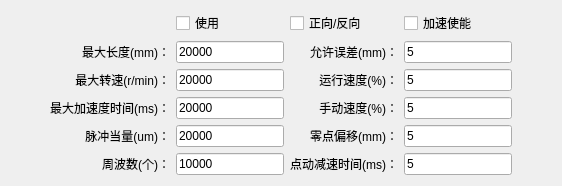
         <widget class="QWidget" name="tab">
          <attribute name="title">
           <string>X1轴</string>
          </attribute>
          <layout class="QGridLayout" name="gridLayout_7" rowstretch="0,1,1,1,1,1">
           <property name="leftMargin">
            <number>50</number>
           </property>
           <property name="rightMargin">
            <number>50</number>
           </property>
           <item row="1" column="0">
            <widget class="QLabel" name="label_12">
             <property name="text">
              <string>最大长度(mm)：</string>
             </property>
             <property name="alignment">
              <set>Qt::AlignRight|Qt::AlignTrailing|Qt::AlignVCenter</set>
             </property>
            </widget>
           </item>
           <item row="1" column="1">
            <widget class="TLineEdit" name="leAbsLX">
             <property name="sizePolicy">
              <sizepolicy hsizetype="Expanding" vsizetype="Fixed">
               <horstretch>0</horstretch>
               <verstretch>0</verstretch>
              </sizepolicy>
             </property>
             <property name="text">
              <string>20000</string>
             </property>
            </widget>
           </item>
           <item row="1" column="2">
            <widget class="QLabel" name="label_67">
             <property name="text">
              <string>允许误差(mm)：</string>
             </property>
             <property name="alignment">
              <set>Qt::AlignRight|Qt::AlignTrailing|Qt::AlignVCenter</set>
             </property>
            </widget>
           </item>
           <item row="1" column="3">
            <widget class="TLineEdit" name="leErrAX">
             <property name="sizePolicy">
              <sizepolicy hsizetype="Expanding" vsizetype="Fixed">
               <horstretch>0</horstretch>
               <verstretch>0</verstretch>
              </sizepolicy>
             </property>
             <property name="text">
              <string>5</string>
             </property>
            </widget>
           </item>
           <item row="2" column="0">
            <widget class="QLabel" name="label_14">
             <property name="text">
              <string>最大转速(r/min)：</string>
             </property>
             <property name="alignment">
              <set>Qt::AlignRight|Qt::AlignTrailing|Qt::AlignVCenter</set>
             </property>
            </widget>
           </item>
           <item row="2" column="1">
            <widget class="TLineEdit" name="leMaxSX">
             <property name="sizePolicy">
              <sizepolicy hsizetype="Expanding" vsizetype="Fixed">
               <horstretch>0</horstretch>
               <verstretch>0</verstretch>
              </sizepolicy>
             </property>
             <property name="text">
              <string>20000</string>
             </property>
            </widget>
           </item>
           <item row="2" column="2">
            <widget class="QLabel" name="label_66">
             <property name="text">
              <string>运行速度(%)：</string>
             </property>
             <property name="alignment">
              <set>Qt::AlignRight|Qt::AlignTrailing|Qt::AlignVCenter</set>
             </property>
            </widget>
           </item>
           <item row="2" column="3">
            <widget class="TLineEdit" name="leRSpdX">
             <property name="sizePolicy">
              <sizepolicy hsizetype="Expanding" vsizetype="Fixed">
               <horstretch>0</horstretch>
               <verstretch>0</verstretch>
              </sizepolicy>
             </property>
             <property name="text">
              <string>5</string>
             </property>
            </widget>
           </item>
           <item row="3" column="0">
            <widget class="QLabel" name="label_15">
             <property name="text">
              <string>最大加速度时间(ms)：</string>
             </property>
             <property name="alignment">
              <set>Qt::AlignRight|Qt::AlignTrailing|Qt::AlignVCenter</set>
             </property>
            </widget>
           </item>
           <item row="3" column="1">
            <widget class="TLineEdit" name="leMaxAX">
             <property name="sizePolicy">
              <sizepolicy hsizetype="Expanding" vsizetype="Fixed">
               <horstretch>0</horstretch>
               <verstretch>0</verstretch>
              </sizepolicy>
             </property>
             <property name="text">
              <string>20000</string>
             </property>
            </widget>
           </item>
           <item row="3" column="2">
            <widget class="QLabel" name="label_75">
             <property name="text">
              <string>手动速度(%)：</string>
             </property>
             <property name="alignment">
              <set>Qt::AlignRight|Qt::AlignTrailing|Qt::AlignVCenter</set>
             </property>
            </widget>
           </item>
           <item row="3" column="3">
            <widget class="TLineEdit" name="leMSpdX">
             <property name="sizePolicy">
              <sizepolicy hsizetype="Expanding" vsizetype="Fixed">
               <horstretch>0</horstretch>
               <verstretch>0</verstretch>
              </sizepolicy>
             </property>
             <property name="text">
              <string>5</string>
             </property>
            </widget>
           </item>
           <item row="4" column="0">
            <widget class="QLabel" name="label_16">
             <property name="text">
              <string>脉冲当量(um)：</string>
             </property>
             <property name="alignment">
              <set>Qt::AlignRight|Qt::AlignTrailing|Qt::AlignVCenter</set>
             </property>
            </widget>
           </item>
           <item row="4" column="1">
            <widget class="TLineEdit" name="lePlsX">
             <property name="sizePolicy">
              <sizepolicy hsizetype="Expanding" vsizetype="Fixed">
               <horstretch>0</horstretch>
               <verstretch>0</verstretch>
              </sizepolicy>
             </property>
             <property name="text">
              <string>20000</string>
             </property>
            </widget>
           </item>
           <item row="4" column="2">
            <widget class="QLabel" name="label_73">
             <property name="text">
              <string>零点偏移(mm)：</string>
             </property>
             <property name="alignment">
              <set>Qt::AlignRight|Qt::AlignTrailing|Qt::AlignVCenter</set>
             </property>
            </widget>
           </item>
           <item row="4" column="3">
            <widget class="TLineEdit" name="leZroOftX">
             <property name="sizePolicy">
              <sizepolicy hsizetype="Expanding" vsizetype="Fixed">
               <horstretch>0</horstretch>
               <verstretch>0</verstretch>
              </sizepolicy>
             </property>
             <property name="text">
              <string>5</string>
             </property>
            </widget>
           </item>
           <item row="5" column="0">
            <widget class="QLabel" name="label_21">
             <property name="text">
              <string>周波数(个)：</string>
             </property>
             <property name="alignment">
              <set>Qt::AlignRight|Qt::AlignTrailing|Qt::AlignVCenter</set>
             </property>
            </widget>
           </item>
           <item row="5" column="1">
            <widget class="TLineEdit" name="lePrdWX">
             <property name="sizePolicy">
              <sizepolicy hsizetype="Expanding" vsizetype="Fixed">
               <horstretch>0</horstretch>
               <verstretch>0</verstretch>
              </sizepolicy>
             </property>
             <property name="text">
              <string>10000</string>
             </property>
            </widget>
           </item>
           <item row="0" column="1" colspan="3">
            <layout class="QHBoxLayout" name="horizontalLayout_3">
             <item>
              <widget class="QCheckBox" name="cbEnableX">
               <property name="text">
                <string>使用</string>
               </property>
              </widget>
             </item>
             <item>
              <widget class="QCheckBox" name="cbDirX">
               <property name="text">
                <string>正向/反向</string>
               </property>
              </widget>
             </item>
             <item>
              <widget class="QCheckBox" name="cbAccX">
               <property name="text">
                <string>加速使能</string>
               </property>
              </widget>
             </item>
            </layout>
           </item>
           <item row="5" column="2">
            <widget class="QLabel" name="label_108">
             <property name="text">
              <string>点动减速时间(ms)：</string>
             </property>
             <property name="alignment">
              <set>Qt::AlignRight|Qt::AlignTrailing|Qt::AlignVCenter</set>
             </property>
            </widget>
           </item>
           <item row="5" column="3">
            <widget class="TLineEdit" name="leJog_D_TX">
             <property name="sizePolicy">
              <sizepolicy hsizetype="Expanding" vsizetype="Fixed">
               <horstretch>0</horstretch>
               <verstretch>0</verstretch>
              </sizepolicy>
             </property>
             <property name="text">
              <string>5</string>
             </property>
            </widget>
           </item>
          </layout>
         </widget>
